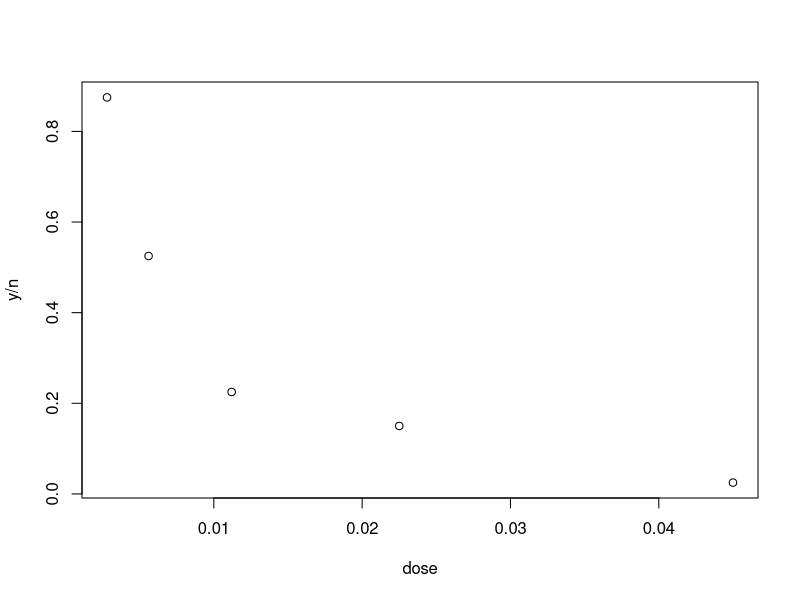
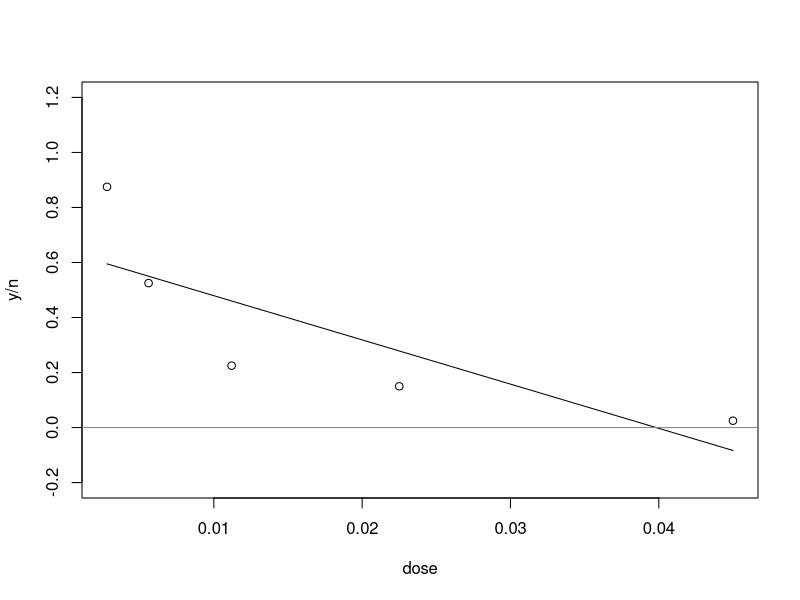
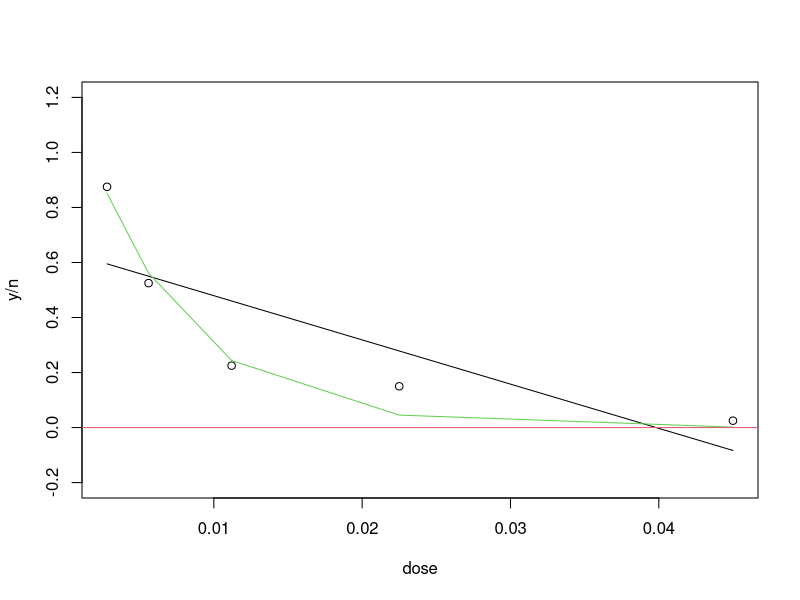
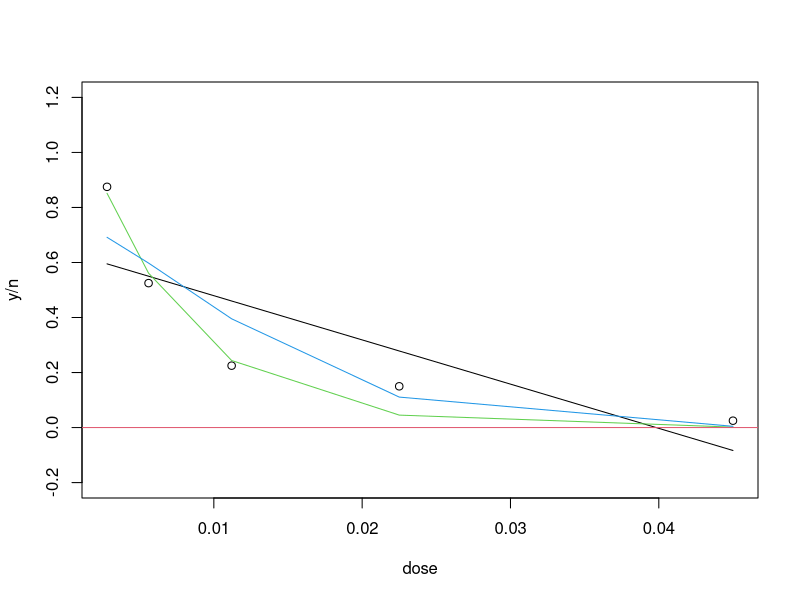
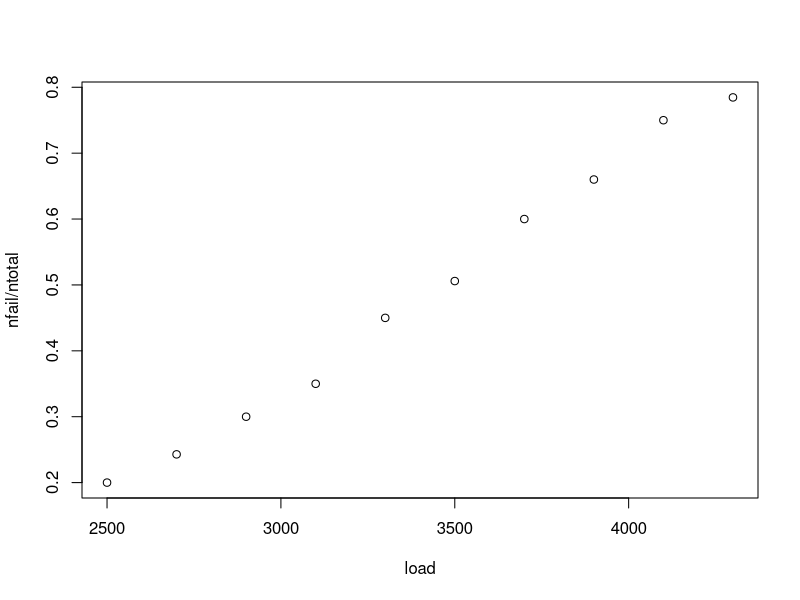
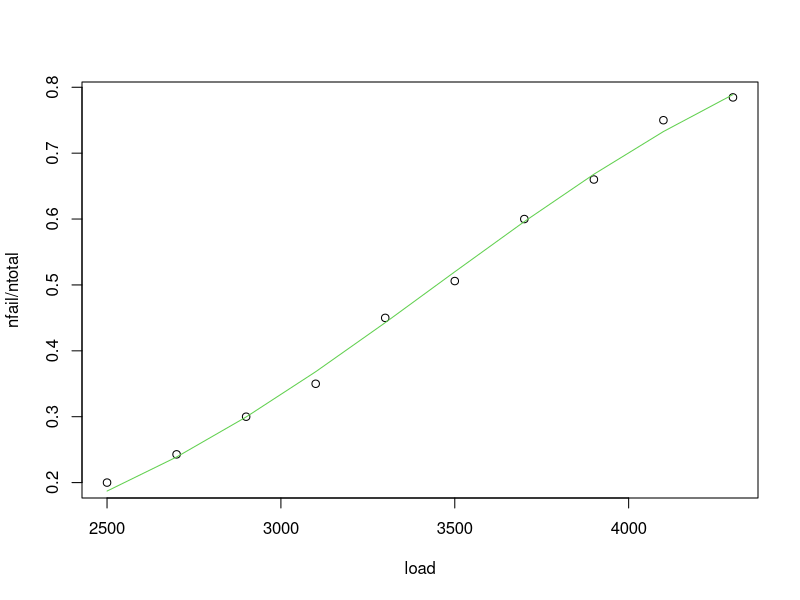
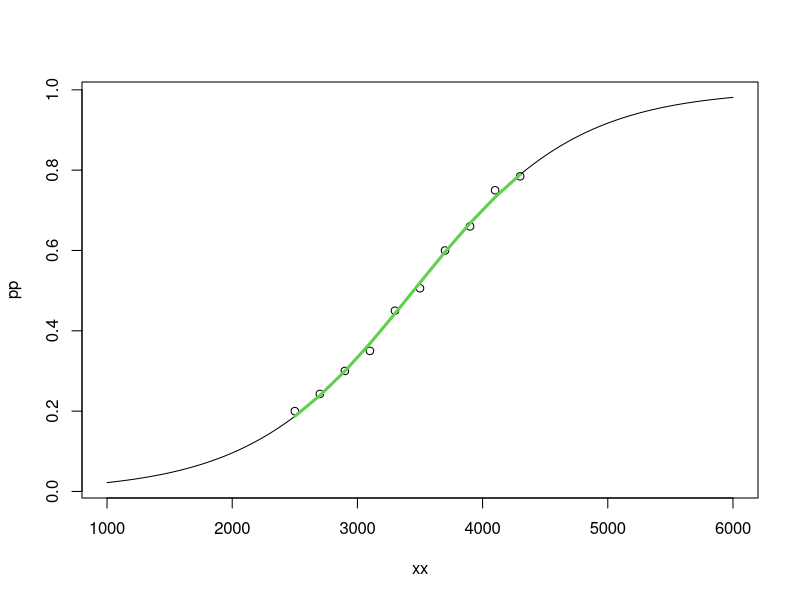
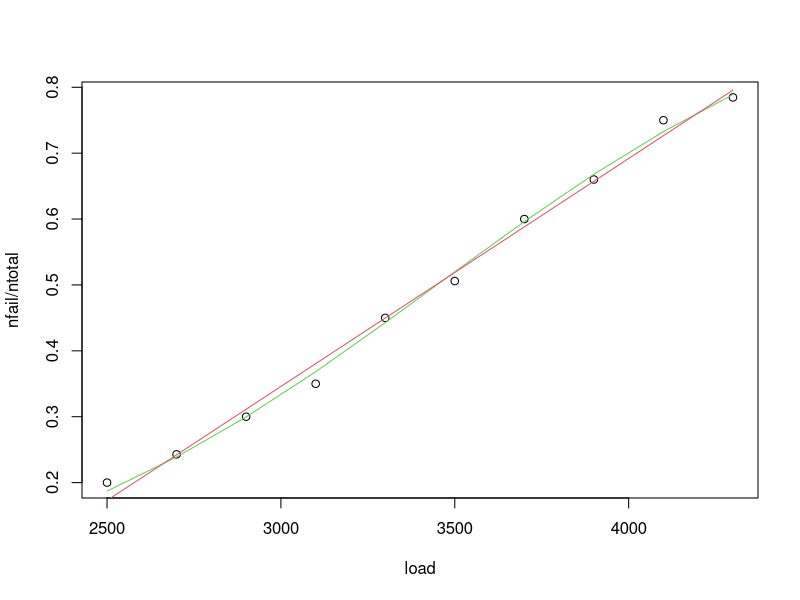

Source code (R) for these figures, in order:
####################################################################
##                                                                ##
## The >eR-Biostat initative                                      ##
## Introduction to categorical data analysis and GLM using R      ##
## Part 3 & 4                                                     ##
## Written by                                                     ##
## Nasima Akhte, Adetayo Kasim and Ziv Shkedy                     ##
##                                                                ##
## 2017                                                           ##
##                                                                ##
####################################################################

####################################################################
##  Example 1                                                     ##
####################################################################


y<-c(35,21,9,6,1)
n<-c(40,40,40,40,40)
dose<-c(0.0028,0.0056,0.0112,0.0225,0.0450)
y
n
dose
plot(dose,y/n)

fit.1 <- glm(y/n~dose, family= gaussian(link=identity))
summary(fit.1)

plot(dose,y/n,ylim=c(-0.2,1.2))
lines(dose,fit.1$fit)
abline(0,0,col=2)

fit.2 <- glm(y/n~dose, family= gaussian(link=log))
summary(fit.2)

plot(dose,y/n,ylim=c(-0.2,1.2))
lines(dose,fit.1$fit)
lines(dose,fit.2$fit,col=3)
abline(0,0,col=2)

fit.3 <- glm(y/n~dose, family= binomial(link=logit))
summary(fit.3)

plot(dose,y/n,ylim=c(-0.2,1.2))
lines(dose,fit.1$fit)
lines(dose,fit.2$fit,col=3)
lines(dose,fit.3$fit,col=4)
abline(0,0,col=2)
  
####################################################################
##  Example 2                                                     ##
####################################################################

#anemic <- read.csv("C:/projects/VLIR/CrossCutting/CoursesUpdated/BinaryKasim/data/Child anaemia.csv", header=TRUE)
#anemic$y <- ifelse(anemic$Child_Anemic=="Yes",1,0) 
#anemic$gender <- ifelse(anemic$Child_Gender=="Boy",1,0)
#head(data.frame(anemic$y,anemic$gender))
#table(anemic$y,anemic$gender)
#fit.1 <- glm(y~gender, family=binomial(link=logit),data=anemic)
#summary(fit.1)
#confint(fit.1)
#barplot(c(189,10845,104,10933),names=c("Present","Absent","Present","Absent"),col=c(1:4))



y<-as.factor(c(rep(0,360),rep(1,326),rep(1,243),rep(0,278)))
gender<-as.factor(c(rep(1,360),rep(1,326),rep(0,243),rep(0,278)))
#cbind(y,gender)
table(y,gender)
fit.1 <- glm(y~gender, family=binomial(link=logit))
summary(fit.1)
confint(fit.1)

(278*326)/(243*360)
exp(0.03535) 

####################################################################
##  Example 3                                                     ##
####################################################################

#anemic <- read.csv("C:/projects/VLIR/CrossCutting/CoursesUpdated/BinaryKasim/data/Child anaemia.csv", header=TRUE)
#anemic$y <- ifelse(anemic$Child_Anemic=="Yes",1,0) 
#anemic<- anemic[anemic$Areas!="Missing value",]
#anemic$Areas <- as.factor(as.character(anemic$Areas))
#head(data.frame(anemic$y,anemic$Areas))
#table(anemic$y,anemic$Areas)
#fit.1 <- glm(y~Areas, family=binomial(link=logit),data=anemic)
#summary(fit.1)
#confint(fit.1)



y<-as.factor(c(rep(0,99),rep(1,101),rep(0,117),rep(1,83),rep(0,89),rep(1,112),rep(0,126),rep(1,74)))
Area<-as.factor(c(rep("A",99),rep("A",101),rep("B",117),rep("B",83),rep("C",89),rep("C",112),rep("D",126),rep("D",74)))
#cbind(y,Area)
table(y,Area)
fit.1 <- glm(y~Area, family=binomial(link=logit))
summary(fit.1)
confint(fit.1)





####################################################################
##  Example 4                                                     ##
####################################################################

#fastData<- read.csv("C:/projects/VLIR/CrossCutting/CoursesUpdated/BinaryKasim/data/fast.csv", header=TRUE)
#fastData
#plot(fastData$load,fastData$nfail/fastData$ntotal)
#fit.1 <- glm(cbind(nfail,ntotal-nfail)~load,family=binomial(link="logit"),data=fastData)
#summary(fit.1)
#plot(fastData$load,fastData$nfail/fastData$ntotal)
#lines(fastData$load,fit.1$fit,col=3)

load<-c(2500,2700,2900,3100,3300,3500,3700,3900,4100,4300)
ntotal<-c(50,70,100,60,40,85,90,50,80,65)
nfail<-c(10,17,30,21,18,43,54,33,60,51)
cbind(load,ntotal,nfail)

plot(load,nfail/ntotal)

fit.1 <- glm(cbind(nfail,ntotal-nfail)~load,family=binomial(link="logit"))
summary(fit.1)

plot(load,nfail/ntotal)
lines(load,fit.1$fit,col=3)

xx<-seq(from=1000,to=6000,length=1000)
eta1<- -5.3397115+0.0015484*xx 
pp<-exp(eta1)/(1+exp(eta1))
plot(xx,pp,pch=" ")
points(load,nfail/ntotal)
lines(xx,pp)
lines(load,fit.1$fit,col=3,lwd=3)




fit.2 <- glm(nfail/ntotal~load,family= gaussian(link=identity))
summary(fit.2)
fit.2$coefficients
plot(load,nfail/ntotal)
lines(load,fit.1$fit,col=3)
lines(load,fit.2$fit,col=2)


xx<-seq(from=1000,to=6000,length=1000)
eta1<- -5.3397115+0.0015484*xx 
eta2<- -0.6920048383+0.0003459824*xx
pp<-exp(eta1)/(1+exp(eta1))
pp2<-eta2
plot(xx,pp,pch=" ",ylim=c(-0.4,1.4))
points(load,nfail/ntotal)
lines(xx,pp,col=3)
lines(xx,pp2,col=2)






